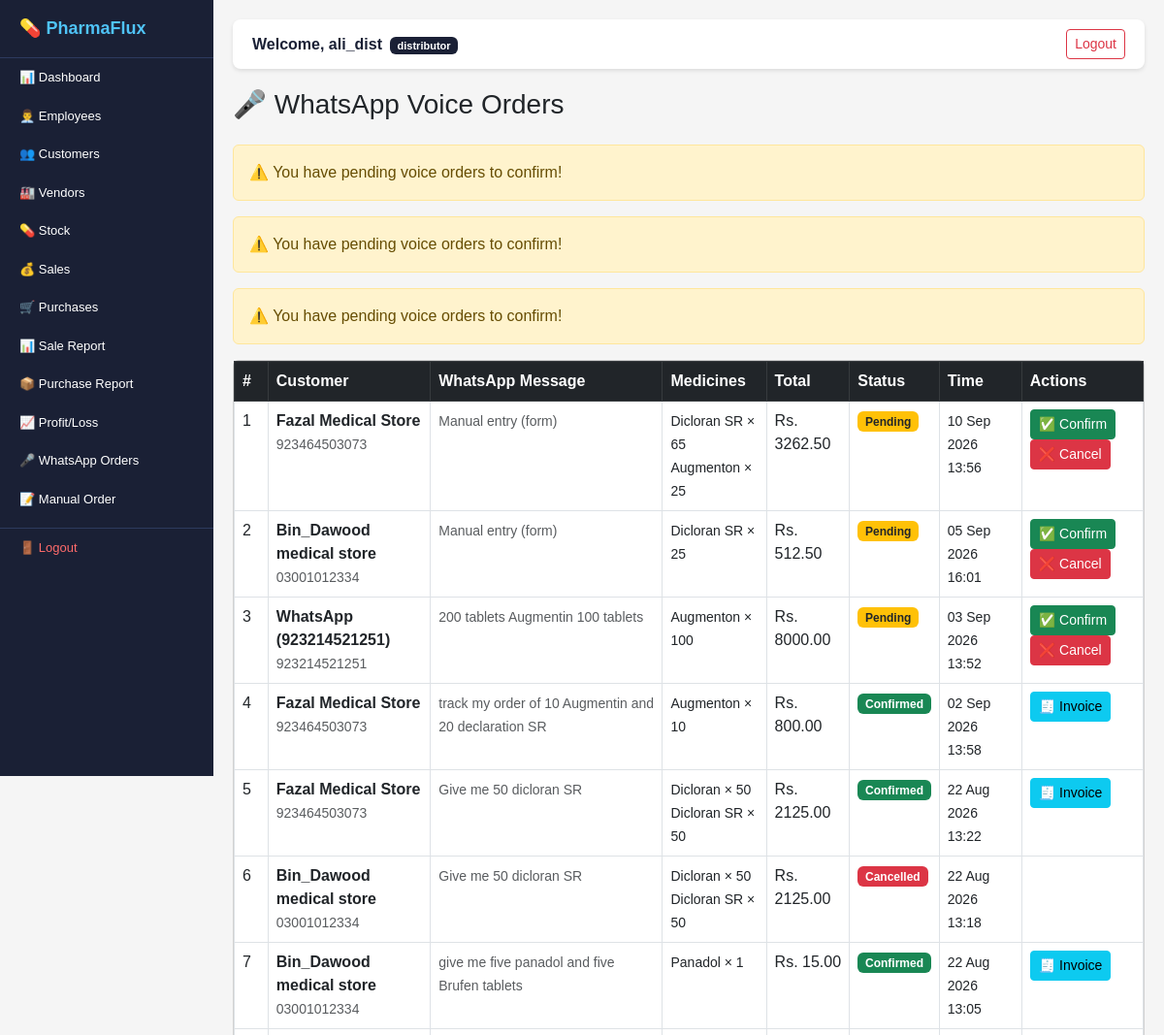
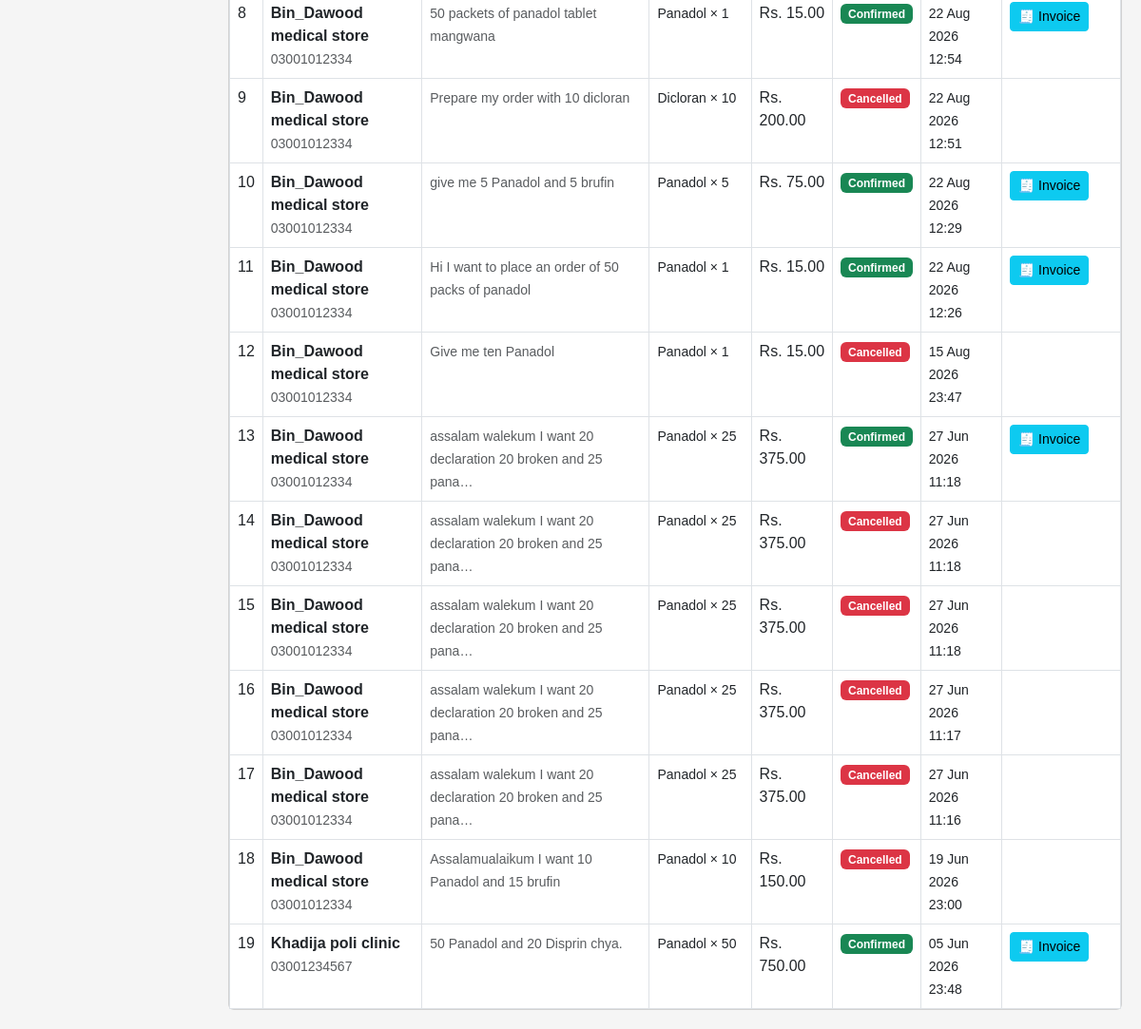
Screenshot of /voice-orders/ (signed in) with the database file from the repository (2 pictures, top to bottom).
### users/models.py (models this page shows)
class User(AbstractUser):
    ROLES = [
        ('superadmin', 'Super Admin'),
        ('distributor', 'Distributor'),
        ('employee', 'Employee'),
    ]
    role = models.CharField(
        max_length=20,
        choices=ROLES,
        default='distributor'
    )

### voice_orders/models.py (models this page shows, shortened)
class VoiceOrder(models.Model):
    STATUS = [
        ('processing', 'Processing'),
        ('draft', 'Draft'),
        ('confirmed', 'Confirmed'),
        ('cancelled', 'Cancelled'),
    ]
    order = models.OneToOneField(
        Order,
        on_delete=models.CASCADE,
        null=True,
        blank=True,
        related_name='voice_order'
    )
    distributor = models.ForeignKey(
        Distributor,
        on_delete=models.CASCADE,
        related_name='voice_orders'
    )
    voice_input = models.TextField()
    converted_text = models.TextField(
        blank=True
    )
    status = models.CharField(
        max_length=20,
        choices=STATUS,
        default='processing'
    )
    created_at = models.DateTimeField(
        auto_now_add=True
    )

### orders/models.py (models this page shows, shortened)
class Order(models.Model):
    STATUS = [
        ('draft', 'Draft'),
        ('confirmed', 'Confirmed'),
        ('cancelled', 'Cancelled'),
    ]
    TYPE = [
        ('manual', 'Manual'),
        ('voice', 'Voice'),
    ]
    customer = models.ForeignKey(
        Customer,
        on_delete=models.CASCADE,
        related_name='orders'
    )
    distributor = models.ForeignKey(
        Distributor,
        on_delete=models.CASCADE,
        related_name='orders'
    )
    order_date = models.DateTimeField(
        default=timezone.now
    )
    discount = models.DecimalField(
        max_digits=10,
        decimal_places=2,
        default=0
    )
    status = models.CharField(
        max_length=20,
        choices=STATUS,
        default='draft'
    )
    order_type = models.CharField(
        max_length=20,
        choices=TYPE,
        default='manual'
    )
    def get_subtotal_total(self):
        return sum(
            item.get_subtotal()
            for item in self.items.all()
        )
    def get_total(self):
        total = self.get_subtotal_total() - self.discount
        return max(total, 0)

class OrderItem(models.Model):
    order = models.ForeignKey(
        Order,
        on_delete=models.CASCADE,
        related_name='items'
    )
    stock = models.ForeignKey(
        Stock,
        on_delete=models.CASCADE
    )
    quantity = models.IntegerField()
    unit_price = models.DecimalField(
        max_digits=10,
        decimal_places=2
    )
    def get_subtotal(self):
        return self.quantity * self.unit_price

### customers/models.py (models this page shows, shortened)
class Customer(models.Model):
    distributor = models.ForeignKey(
        Distributor,
        on_delete=models.CASCADE,
        related_name='customers'
    )
    name = models.CharField(max_length=200)
    type = models.CharField(
        max_length=100,
        blank=True
    )
    contact = models.CharField(max_length=20)
    email = models.EmailField(blank=True)
    address = models.TextField(blank=True)
    whatsapp_number = models.CharField(
        max_length=20,
        blank=True
    )
    created_at = models.DateTimeField(
        auto_now_add=True
    )

### stock/models.py (models this page shows, shortened)
class Stock(models.Model):
    distributor = models.ForeignKey(
        Distributor,
        on_delete=models.CASCADE,
        related_name='stocks'
    )
    medicine_name = models.CharField(
        max_length=200
    )
    batch_no = models.CharField(
        max_length=100,
        unique=True
    )
    quantity = models.IntegerField(default=0)
    expiry_date = models.DateField()
    unit_price = models.DecimalField(
        max_digits=10,
        decimal_places=2
    )
    reorder_level = models.IntegerField(
        default=10
    )
    created_at = models.DateTimeField(
        auto_now_add=True
    )

### voice_orders/views.py (the view)
@login_required
def voice_orders_list(request):
    distributor = get_distributor(request)
    voice_orders = VoiceOrder.objects.filter(
        distributor=distributor
    ).order_by('-created_at')
    return render(request, 'voice_orders/list.html', {'voice_orders': voice_orders})

### voice_orders/views.py (called while the page is built)
def get_distributor(request):
    if request.user.role == 'distributor':
        return request.user.distributor
    elif request.user.role == 'employee':
        return request.user.employee.distributor
    return None

### templates/voice_orders/list.html (shortened to what this page needs)
{% extends 'base.html' %}
{% block content %}
<div class="d-flex justify-content-between
            align-items-center mb-3">
    <h3>🎤 WhatsApp Voice Orders</h3>
</div>
{% for vo in voice_orders %}
{% if vo.status == 'draft' %}
<div class="alert alert-warning">
    ⚠️ You have pending voice orders to confirm!
</div>
{% endif %}
{% endfor %}
<div class="card">
    <div class="card-body p-0">
        <table class="table table-bordered
                      table-hover mb-0">
            <thead class="table-dark">
                <tr>
                    <th>#</th>
                    <th>Customer</th>
                    <th>WhatsApp Message</th>
                    <th>Medicines</th>
                    <th>Total</th>
                    <th>Status</th>
                    <th>Time</th>
                    <th>Actions</th>
                </tr>
            </thead>
            <tbody>
                {% for vo in voice_orders %}
                <tr>
                    <td>{{ forloop.counter }}</td>
                    <td>
                        <strong>{{ vo.order.customer.name }}</strong>
                        <br>
                        <small class="text-muted">
                            {{ vo.order.customer.whatsapp_number }}
                        </small>
                    </td>
                    <td>
                        <small class="text-muted">
                            {{ vo.voice_input|truncatechars:60 }}
                        </small>
                    </td>
                    <td>
                        {% for item in vo.order.items.all %}
                        <small>
                            {{ item.stock.medicine_name }}
                            × {{ item.quantity }}
                        </small><br>
                        {% empty %}
                        <small class="text-danger fst-italic">
                            No medicines matched
                        </small>
                        {% endfor %}
                    </td>
                    <td>Rs. {{ vo.order.get_total }}</td>
                    <td>
                        {% if vo.status == 'draft' %}
                        <span class="badge bg-warning text-dark">
                            Pending
                        </span>
                        {% elif vo.status == 'confirmed' %}
                        <span class="badge bg-success">
                            Confirmed
                        </span>
                        {% else %}
                        <span class="badge bg-danger">
                            Cancelled
                        </span>
                        {% endif %}
                    </td>
                    <td>
                        <small>
                            {{ vo.created_at|date:"d M Y H:i" }}
                        </small>
                    </td>
                    <td>
                        {% if vo.status == 'draft' %}
                        <a href="/voice-orders/confirm/{{ vo.id }}/"
                           class="btn btn-sm btn-success"
                           onclick="return confirm('Confirm this order?')">
                           ✅ Confirm
                        </a>
                        <a href="/voice-orders/cancel/{{ vo.id }}/"
                           class="btn btn-sm btn-danger"
                           onclick="return confirm('Cancel?')">
                           ❌ Cancel
                        </a>
                        {% elif vo.status == 'confirmed' %}
                        <a href="/sales/invoice/{{ vo.order.sale.id }}/"
                           class="btn btn-sm btn-info">
                           🧾 Invoice
                        </a>
                        {% endif %}
                    </td>
                </tr>
                {% endfor %}
            </tbody>
        </table>
    </div>
</div>
{% endblock %}

### templates/base.html (shortened to what this page needs)
<!DOCTYPE html>
<html lang="en">
<head>
    <link href="https://cdn.jsdelivr.net/npm/bootstrap@5.3.0/dist/css/bootstrap.min.css" rel="stylesheet">
</head>
<body>
<div id="sidebar">
    <span class="brand">💊 PharmaFlux</span>
    {% if request.user.role == 'superadmin' %}
    <a href="/superadmin/" class="nav-link-item">📊 Dashboard</a>
    <a href="/superadmin/add-distributor/" class="nav-link-item">➕ Add Distributor</a>
    {% elif request.user.role == 'distributor' %}
    <a href="/dashboard/" class="nav-link-item">📊 Dashboard</a>
    <a href="/employees/" class="nav-link-item">👨‍💼 Employees</a>
    <a href="/customers/" class="nav-link-item">👥 Customers</a>
    <a href="/vendors/" class="nav-link-item">🏭 Vendors</a>
    <a href="/stock/" class="nav-link-item">💊 Stock</a>
    <a href="/sales/" class="nav-link-item">💰 Sales</a>
    <a href="/purchases/" class="nav-link-item">🛒 Purchases</a>
    <a href="/reports/sales/" class="nav-link-item">📊 Sale Report</a>
    <a href="/reports/purchases/" class="nav-link-item">📦 Purchase Report</a>
    <a href="/reports/profit-loss/" class="nav-link-item">📈 Profit/Loss</a>
    <a href="/voice-orders/" class="nav-link-item">🎤 WhatsApp Orders</a>
    <a href="/voice-orders/create/" class="nav-link-item">📝 Manual Order</a>
    {% endif %}
    <a href="/logout/" class="nav-logout">🚪 Logout</a>
</div>
<div id="main-content">
    <div class="topbar">
        <span style="font-weight:bold; color:#1a2035;">
            Welcome, {{ request.user.username }}
            <span class="badge ms-1" style="background:#1a2035; font-size:11px;">
                {{ request.user.role }}
            </span>
        </span>
        <a href="/logout/" class="btn btn-sm btn-outline-danger">Logout</a>
    </div>
    {% block content %}
    {% endblock %}
</div>
</body>
</html>

### templates/base.html (style rules this page uses)
* { margin: 0; padding: 0; box-sizing: border-box; }
body { font-family: Arial, sans-serif; background-color: #f5f5f5; }
#sidebar { width: 220px; height: 100vh; background-color: #1a2035; position: fixed; top: 0; left: 0; overflow-y: auto; overflow-x: hidden; z-index: 999; }
.brand { color: #4fc3f7; font-size: 18px; font-weight: bold; padding: 16px 20px; background: #1a2035; display: block; border-bottom: 1px solid #2d3a5e; }
.nav-link-item { color: #ffffff; padding: 10px 20px; display: block; text-decoration: none; font-size: 13px; }
.nav-logout { color: #ff6b6b; padding: 10px 20px; display: block; text-decoration: none; font-size: 13px; border-top: 1px solid #2d3a5e; margin-top: 10px; }
#main-content { margin-left: 220px; padding: 20px; }
.topbar { background: #ffffff; padding: 10px 20px; margin-bottom: 20px; border-radius: 8px; box-shadow: 0 2px 4px rgba(0,0,0,0.1); display: flex; justify-content: space-between; align-items: center; }

### rows the page displays
User: user.username "ali_dist", user.role "distributor"
VoiceOrder: shows "⚠️ You have pending voice orders to confirm!", order.customer.name "Fazal Medical Store", order.customer.whatsapp_number "923464503073", voice_input "Manual entry (form)", order.get_total "3262.50", status "Pending", created_at "10 Sep 2026 13:56"
VoiceOrder: shows "⚠️ You have pending voice orders to confirm!", order.customer.name "Bin_Dawood medical store", order.customer.whatsapp_number "03001012334", voice_input "Manual entry (form)", order.get_total "512.50", status "Pending", created_at "05 Sep 2026 16:01"
VoiceOrder: shows "⚠️ You have pending voice orders to confirm!", order.customer.name "WhatsApp (923214521251)", order.customer.whatsapp_number "923214521251", voice_input "200 tablets Augmentin 100 tablets", order.get_total "8000.00", status "Pending", created_at "03 Sep 2026 13:52"
OrderItem: stock.medicine_name "Dicloran SR", quantity "65"
OrderItem: stock.medicine_name "Augmenton", quantity "25"
OrderItem: stock.medicine_name "Dicloran SR", quantity "25"
OrderItem: stock.medicine_name "Augmenton", quantity "100"
VoiceOrder: order.customer.name "Fazal Medical Store", order.customer.whatsapp_number "923464503073", voice_input "track my order of 10 Augmentin and 20 declaration SR", order.get_total "800.00", status "Confirmed", created_at "02 Sep 2026 13:58"
OrderItem: stock.medicine_name "Augmenton", quantity "10"
VoiceOrder: order.customer.name "Fazal Medical Store", order.customer.whatsapp_number "923464503073", voice_input "Give me 50 dicloran SR", order.get_total "2125.00", status "Confirmed", created_at "22 Aug 2026 13:22"
OrderItem: stock.medicine_name "Dicloran", quantity "50"
OrderItem: stock.medicine_name "Dicloran SR", quantity "50"
VoiceOrder: order.customer.name "Bin_Dawood medical store", order.customer.whatsapp_number "03001012334", voice_input "Give me 50 dicloran SR", order.get_total "2125.00", status "Cancelled", created_at "22 Aug 2026 13:18"
OrderItem: stock.medicine_name "Dicloran", quantity "50"
OrderItem: stock.medicine_name "Dicloran SR", quantity "50"
VoiceOrder: order.customer.name "Bin_Dawood medical store", order.customer.whatsapp_number "03001012334", voice_input "give me five panadol and five Brufen tablets", order.get_total "15.00", status "Confirmed", created_at "22 Aug 2026 13:05"
OrderItem: stock.medicine_name "Panadol", quantity "1"
VoiceOrder: order.customer.name "Bin_Dawood medical store", order.customer.whatsapp_number "03001012334", voice_input "50 packets of panadol tablet mangwana", order.get_total "15.00", status "Confirmed", created_at "22 Aug 2026 12:54"
OrderItem: stock.medicine_name "Panadol", quantity "1"
VoiceOrder: order.customer.name "Bin_Dawood medical store", order.customer.whatsapp_number "03001012334", voice_input "Prepare my order with 10 dicloran", order.get_total "200.00", status "Cancelled", created_at "22 Aug 2026 12:51"
OrderItem: stock.medicine_name "Dicloran", quantity "10"
VoiceOrder: order.customer.name "Bin_Dawood medical store", order.customer.whatsapp_number "03001012334", voice_input "give me 5 Panadol and 5 brufin", order.get_total "75.00", status "Confirmed", created_at "22 Aug 2026 12:29"
OrderItem: stock.medicine_name "Panadol", quantity "5"
VoiceOrder: order.customer.name "Bin_Dawood medical store", order.customer.whatsapp_number "03001012334", voice_input "Hi I want to place an order of 50 packs of panadol", order.get_total "15.00", status "Confirmed", created_at "22 Aug 2026 12:26"
OrderItem: stock.medicine_name "Panadol", quantity "1"
VoiceOrder: order.customer.name "Bin_Dawood medical store", order.customer.whatsapp_number "03001012334", voice_input "Give me ten Panadol", order.get_total "15.00", status "Cancelled", created_at "15 Aug 2026 23:47"
OrderItem: stock.medicine_name "Panadol", quantity "1"
VoiceOrder: order.customer.name "Bin_Dawood medical store", order.customer.whatsapp_number "03001012334", voice_input "assalam walekum I want 20 declaration 20 broken and 25 pana…", order.get_total "375.00", status "Confirmed", created_at "27 Jun 2026 11:18"
OrderItem: stock.medicine_name "Panadol", quantity "25"
VoiceOrder: order.customer.name "Bin_Dawood medical store", order.customer.whatsapp_number "03001012334", voice_input "assalam walekum I want 20 declaration 20 broken and 25 pana…", order.get_total "375.00", status "Cancelled", created_at "27 Jun 2026 11:18"
OrderItem: stock.medicine_name "Panadol", quantity "25"
VoiceOrder: order.customer.name "Bin_Dawood medical store", order.customer.whatsapp_number "03001012334", voice_input "assalam walekum I want 20 declaration 20 broken and 25 pana…", order.get_total "375.00", status "Cancelled", created_at "27 Jun 2026 11:18"
OrderItem: stock.medicine_name "Panadol", quantity "25"
VoiceOrder: order.customer.name "Bin_Dawood medical store", order.customer.whatsapp_number "03001012334", voice_input "assalam walekum I want 20 declaration 20 broken and 25 pana…", order.get_total "375.00", status "Cancelled", created_at "27 Jun 2026 11:17"
OrderItem: stock.medicine_name "Panadol", quantity "25"
VoiceOrder: order.customer.name "Bin_Dawood medical store", order.customer.whatsapp_number "03001012334", voice_input "assalam walekum I want 20 declaration 20 broken and 25 pana…", order.get_total "375.00", status "Cancelled", created_at "27 Jun 2026 11:16"
OrderItem: stock.medicine_name "Panadol", quantity "25"
VoiceOrder: order.customer.name "Bin_Dawood medical store", order.customer.whatsapp_number "03001012334", voice_input "Assalamualaikum I want 10 Panadol and 15 brufin", order.get_total "150.00", status "Cancelled", created_at "19 Jun 2026 23:00"
OrderItem: stock.medicine_name "Panadol", quantity "10"
VoiceOrder: order.customer.name "Khadija poli clinic", order.customer.whatsapp_number "03001234567", voice_input "50 Panadol and 20 Disprin chya.", order.get_total "750.00", status "Confirmed", created_at "05 Jun 2026 23:48"
OrderItem: stock.medicine_name "Panadol", quantity "50"
